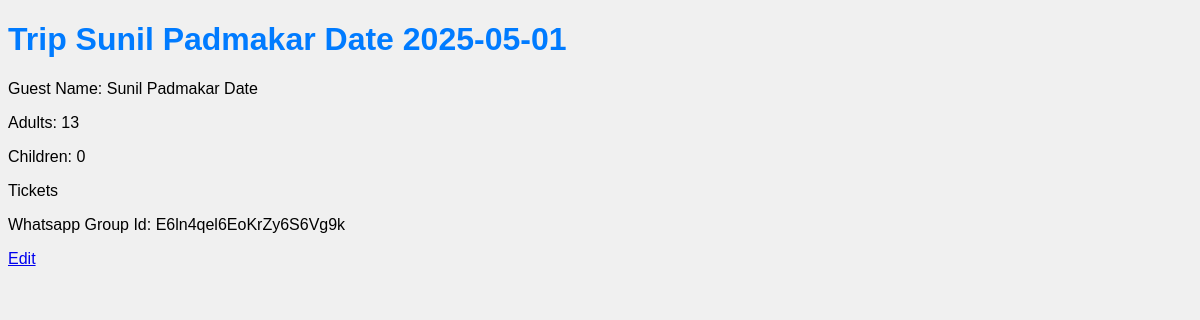
The app's page /trip/4, older data.
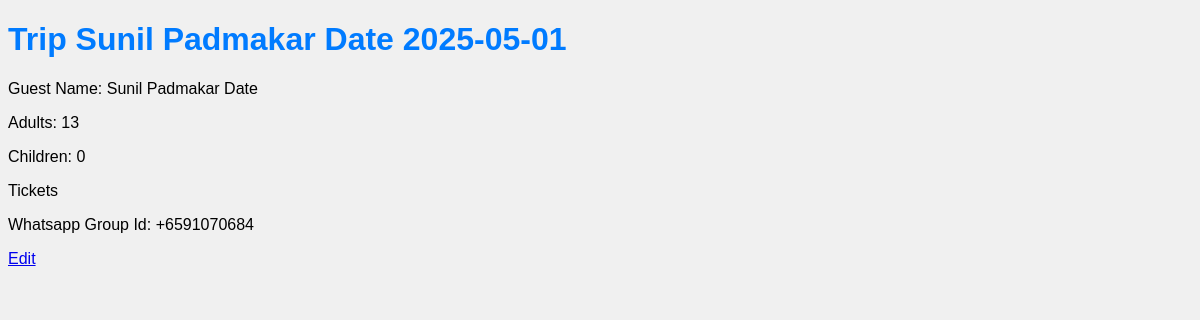
The same page, newer data.
### app/models/trip.py (models this page shows, shortened)
class Trip(db.Model):
    __tablename__ = 'trips'
    id = db.Column(db.Integer, primary_key=True)
    guest_name = db.Column(db.String(100),nullable=False)
    start_date = db.Column(db.Date,nullable=False)
    end_date = db.Column(db.Date,nullable=False)
    adults = db.Column(db.Integer,nullable=False)
    children = db.Column(db.Integer,nullable=False)
    children_below_six = db.Column(db.Integer,nullable=False)
    attraction_tickets = db.relationship('Ticket', backref='trip', lazy=True, cascade='all, delete-orphan')
    whatsapp_group_id = db.Column(db.String(100),nullable=True)

### app/routes.py (the view)
@bp.route('/trip/<int:trip_id>', methods=['GET', 'POST'])
def trip(trip_id):
    trip = Trip.query.get_or_404(trip_id)
    return render_template('trip.html', trip=trip)

### app/templates/trip.html (shortened to what this page needs)
<!DOCTYPE html>
<html>
<head>
    <link rel="stylesheet" href="../static/style.css">
</head>
<body>
    <h1>Trip {{trip.guest_name}} {{trip.start_date}}</h1>
    <p>Guest Name: {{ trip.guest_name }}</p>
    <p>Adults: {{trip.adults}}</p>
    <p>Children: {{trip.children}}</p>
    <p>Tickets</p>
    {% if trip.whatsapp_group_id %}
        <p>Whatsapp Group Id: {{trip.whatsapp_group_id}}</p>
        <a href="{{ url_for('routes.whatsapp_group_id', trip_id=trip.id) }}">Edit</a>
    {% else %}
        <a href="{{ url_for('routes.whatsapp_group_id', trip_id=trip.id) }}">Provide whatsapp group id</a>
    {% endif %}
</body>
</html>

Row changes from the older to the newer data that the page shows:
changed Trip "Sunil Padmakar Date": whatsapp_group_id "E6ln4qel6EoKrZy6S6Vg9k" → "+6591070684"
